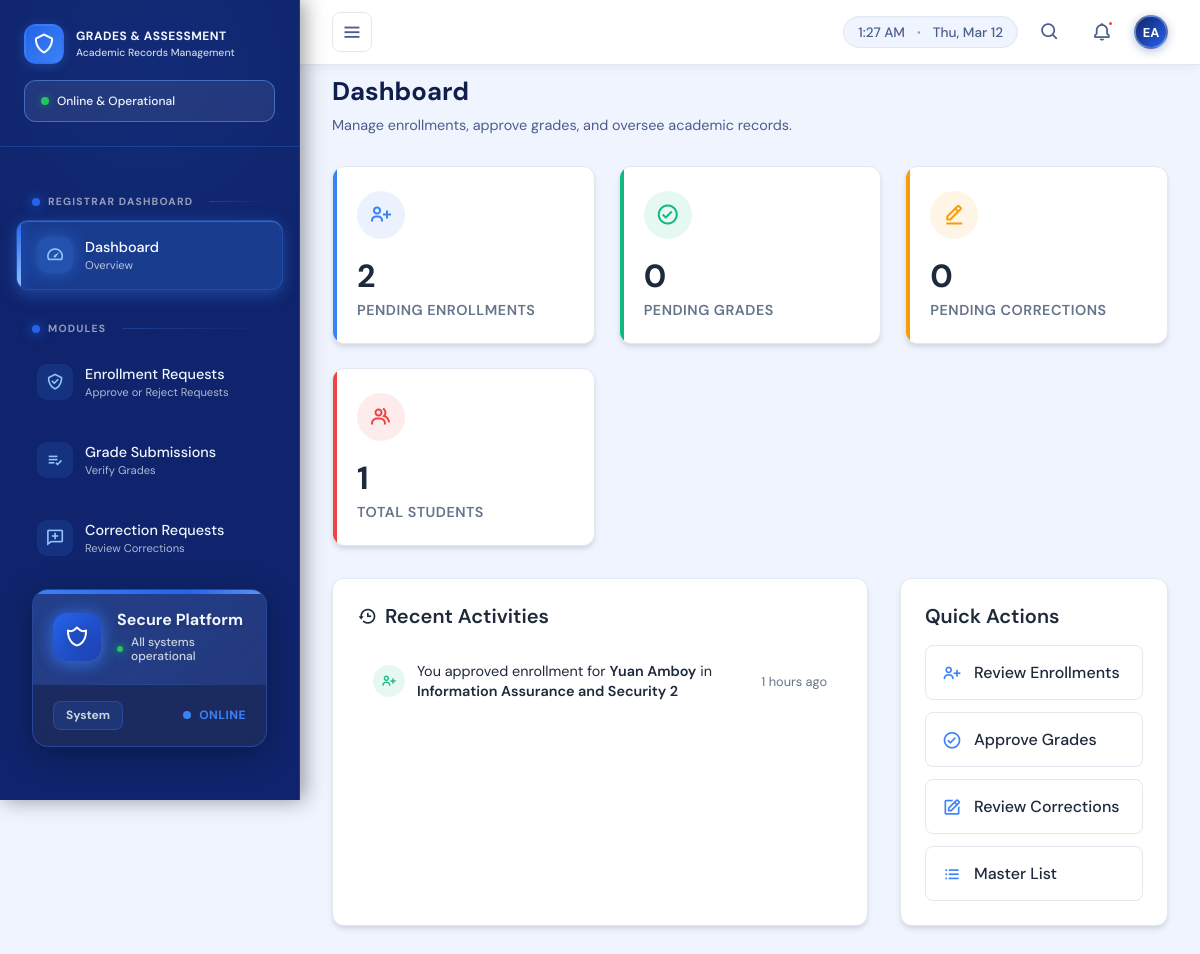
/index.php (signed in), run on the app's committed database.
### tables this page shows
CREATE TABLE `users` (
  `user_id` int(11) NOT NULL,
  `full_name` varchar(100) NOT NULL,
  `program` varchar(100) DEFAULT NULL,
  `section` varchar(50) DEFAULT NULL,
  `year_level` tinyint(4) DEFAULT NULL,
  `email` varchar(100) NOT NULL,
  `password_hash` varchar(255) NOT NULL,
  `role_id` int(11) NOT NULL,
  `created_at` timestamp NOT NULL DEFAULT current_timestamp(),
  `is_active` tinyint(1) DEFAULT 1
);

CREATE TABLE `audit_logs` (
  `log_id` int(11) NOT NULL,
  `user_id` int(11) DEFAULT NULL,
  `action` varchar(255) NOT NULL,
  `action_time` timestamp NOT NULL DEFAULT current_timestamp()
);

CREATE TABLE `subjects` (
  `subject_id` int(11) NOT NULL,
  `subject_code` varchar(20) NOT NULL,
  `subject_name` varchar(100) NOT NULL,
  `faculty_id` int(11) NOT NULL
);

### registrar/dashboard.php (the view, shortened to what the rows shown need)
<?php
require_once __DIR__ . '/../config/db.php';
$recent_activities = [];
try {
    $stmt = $conn->prepare("
        SELECT
            'enrollment_approved' as type,
            al.action_time,
            er.student_id,
            u.full_name as student_name,
            s.subject_name
        FROM audit_logs al
        INNER JOIN enrollment_requests er ON er.request_id = CAST(REPLACE(al.action, 'Approved enrollment request ', '') AS UNSIGNED)
        INNER JOIN users u ON er.student_id = u.user_id
        INNER JOIN subjects s ON er.subject_id = s.subject_id
        WHERE al.action LIKE 'Approved enrollment request %'
        ORDER BY al.action_time DESC
        LIMIT 10
    ");
    $stmt->execute();
    $enrollment_activities = $stmt->get_result()->fetch_all(MYSQLI_ASSOC);
    $stmt = $conn->prepare("
        SELECT
            'grade_approved' as type,
            al.action_time,
            g.student_id,
            u.full_name as student_name,
            s.subject_name
        FROM audit_logs al
        INNER JOIN grades g ON g.grade_id = CAST(REPLACE(al.action, 'Approved grade ID ', '') AS UNSIGNED)
        INNER JOIN users u ON g.student_id = u.user_id
        INNER JOIN subjects s ON g.subject_id = s.subject_id
        WHERE al.action LIKE 'Approved grade ID %'
        ORDER BY al.action_time DESC
        LIMIT 10
    ");
    $stmt->execute();
    $grade_activities = $stmt->get_result()->fetch_all(MYSQLI_ASSOC);
    $stmt = $conn->prepare("
        SELECT
            'grade_returned' as type,
            al.action_time,
            g.student_id,
            u.full_name as student_name,
            s.subject_name
        FROM audit_logs al
        INNER JOIN grades g ON g.grade_id = CAST(REPLACE(al.action, 'Grade ID ', '') AS UNSIGNED)
        INNER JOIN users u ON g.student_id = u.user_id
        INNER JOIN subjects s ON g.subject_id = s.subject_id
        WHERE al.action LIKE 'Grade ID % returned by registrar'
        ORDER BY al.action_time DESC
        LIMIT 10
    ");
    $stmt->execute();
    $grade_returned_activities = $stmt->get_result()->fetch_all(MYSQLI_ASSOC);
    $stmt = $conn->prepare("
        SELECT
            'correction_approved' as type,
            al.action_time,
            gc.grade_id,
            u.full_name as student_name,
            s.subject_name
        FROM audit_logs al
        INNER JOIN grade_corrections gc ON gc.request_id = CAST(SUBSTRING_INDEX(SUBSTRING_INDEX(al.action, 'Approved correction request ID ', -1), ' for grade ID', 1) AS UNSIGNED)
        INNER JOIN grades g ON gc.grade_id = g.grade_id
        INNER JOIN users u ON g.student_id = u.user_id
        INNER JOIN subjects s ON g.subject_id = s.subject_id
        WHERE al.action LIKE 'Approved correction request ID %'
        ORDER BY al.action_time DESC
        LIMIT 5
    ");
    $stmt->execute();
    $correction_activities = $stmt->get_result()->fetch_all(MYSQLI_ASSOC);
    $all_activities = array_merge($enrollment_activities, $grade_activities, $grade_returned_activities, $correction_activities);
    usort($all_activities, function($a, $b) {
        return strtotime($b['action_time']) - strtotime($a['action_time']);
    });
    $recent_activities = array_slice($all_activities, 0, 5);
} catch (Exception $e) {
    $recent_activities = [
        ['type' => 'enrollment_approved', 'student_name' => 'John Doe', 'subject_name' => 'Mathematics 101', 'time' => '2 hours ago'],
        ['type' => 'grade_approved', 'student_name' => 'Jane Smith', 'subject_name' => 'Physics 202', 'time' => '1 day ago'],
        ['type' => 'correction_approved', 'student_name' => 'Bob Johnson', 'subject_name' => 'Chemistry 301', 'time' => '3 days ago']
    ];
    error_log("Database error getting recent activities: " . $e->getMessage());
}
?>
    <div class="dashboard-header">
            <h2>Dashboard</h2>
        </div>
    </div>
    <div class="content-grid">
        <div class="activity-card">
            <ul class="activity-list">
                <?php foreach ($recent_activities as $activity): ?>
                    <li class="activity-item activity-<?= $activity['type'] === 'grade_returned' ? 'grade_returned' : str_replace('_approved', '', $activity['type']) ?>">
                        <div class="activity-content">
                            <div class="activity-icon">
                                <?php
                                $icon = 'bx-check-circle';
                                if ($activity['type'] === 'enrollment_approved') $icon = 'bx-user-plus';
                                elseif ($activity['type'] === 'grade_returned') $icon = 'bx-x';
                                elseif ($activity['type'] === 'correction_approved') $icon = 'bx-edit-alt';
                                ?>
                                <i class='bx <?= $icon ?>'></i>
                            </div>
                            <div class="activity-text">
                                <div class="activity-description">
                                    <?php
                                    if ($activity['type'] === 'enrollment_approved') {
                                        echo 'You approved enrollment for <strong>' . htmlspecialchars($activity['student_name']) . '</strong> in <strong>' . htmlspecialchars($activity['subject_name']) . '</strong>';
                                    } elseif ($activity['type'] === 'grade_approved') {
                                        echo 'You approved a grade for <strong>' . htmlspecialchars($activity['student_name']) . '</strong> in <strong>' . htmlspecialchars($activity['subject_name']) . '</strong>';
                                    } elseif ($activity['type'] === 'grade_returned') {
                                        echo 'You returned a grade for <strong>' . htmlspecialchars($activity['student_name']) . '</strong> in <strong>' . htmlspecialchars($activity['subject_name']) . '</strong>';
                                    } elseif ($activity['type'] === 'correction_approved') {
                                        echo 'You approved a correction for <strong>' . htmlspecialchars($activity['student_name']) . '</strong> in <strong>' . htmlspecialchars($activity['subject_name']) . '</strong>';
                                    }
                                    ?>
                                </div>
                            </div>
                            <div class="activity-time"><?= $activity['time'] ?></div>
                        </div>
                    </li>
                <?php endforeach; ?>
            </ul>
        </div>
    </div>
</div>

### template/sidebar.php (shortened to what the rows shown need)
<?php
require_once __DIR__ . '/../includes/auth_check.php';
$user_id = (int)$_SESSION["user_id"];
$user_stmt = $conn->prepare("SELECT full_name FROM users WHERE user_id = ?");
$user_stmt->bind_param('i', $user_id);
$user_stmt->execute();
$user_result = $user_stmt->get_result();
$user_name = "User";
if ($user_result && $user_row = $user_result->fetch_assoc()) {
    $user_name = $user_row['full_name'] ?? "User";
}
$name_parts = array_filter(explode(' ', trim($user_name)));
$initials = '';
if (count($name_parts) >= 2) {
    $initials = strtoupper(substr($name_parts[0], 0, 1) . substr($name_parts[1], 0, 1));
} else {
    $initials = strtoupper(substr($name_parts[0] ?? 'U', 0, 1));
}
?>
<!DOCTYPE html>
<html lang="en">
<head>
    <link href='https://unpkg.com/boxicons@2.1.4/css/boxicons.min.css' rel='stylesheet'>
    <link rel="stylesheet" href="https://cdnjs.cloudflare.com/ajax/libs/font-awesome/6.4.0/css/all.min.css">
</head>
<body>
    <aside class="sidebar" id="sidebar">
        <div class="sidebar-header">
            <div class="brand">
                <div class="brand-info">
                    <h1>GRADES & ASSESSMENT</h1>
                </div>
            </div>
        </div>
    </aside>
    <div class="page-wrapper" id="pageWrapper">
        <nav class="top-navbar" id="topNavbar">
            <div class="navbar-container">
                <div class="navbar-content">
                    <div class="navbar-right">
                        <div class="profile-wrapper" id="profileWrapper">
                            <div class="profile-avatar" id="profileBtn"><?= htmlspecialchars($initials, ENT_QUOTES) ?></div>
                        </div>
                    </div>
                </div>
            </div>
        </nav>
        <main class="main-content" id="mainContent">

### data on the page
users: full_name "EA"
audit_logs: users.full_name "Yuan Amboy", subjects.subject_name "Information Assurance and Security 2", time "1 hours ago"

### other printed values
$item['label'] "REGISTRAR DASHBOARD"
$item['label'] "Dashboard"
$item['sublabel'] "Overview"
$item['label'] "MODULES"
$item['label'] "Enrollment Requests"
$item['sublabel'] "Approve or Reject Requests"
$item['label'] "Grade Submissions"
$item['sublabel'] "Verify Grades"
$item['label'] "Correction Requests"
$item['sublabel'] "Review Corrections"
$stats['pending_enrollments'] "2"
$stats['pending_grades'] "0"
$stats['pending_corrections'] "0"
$stats['total_students'] "1"
